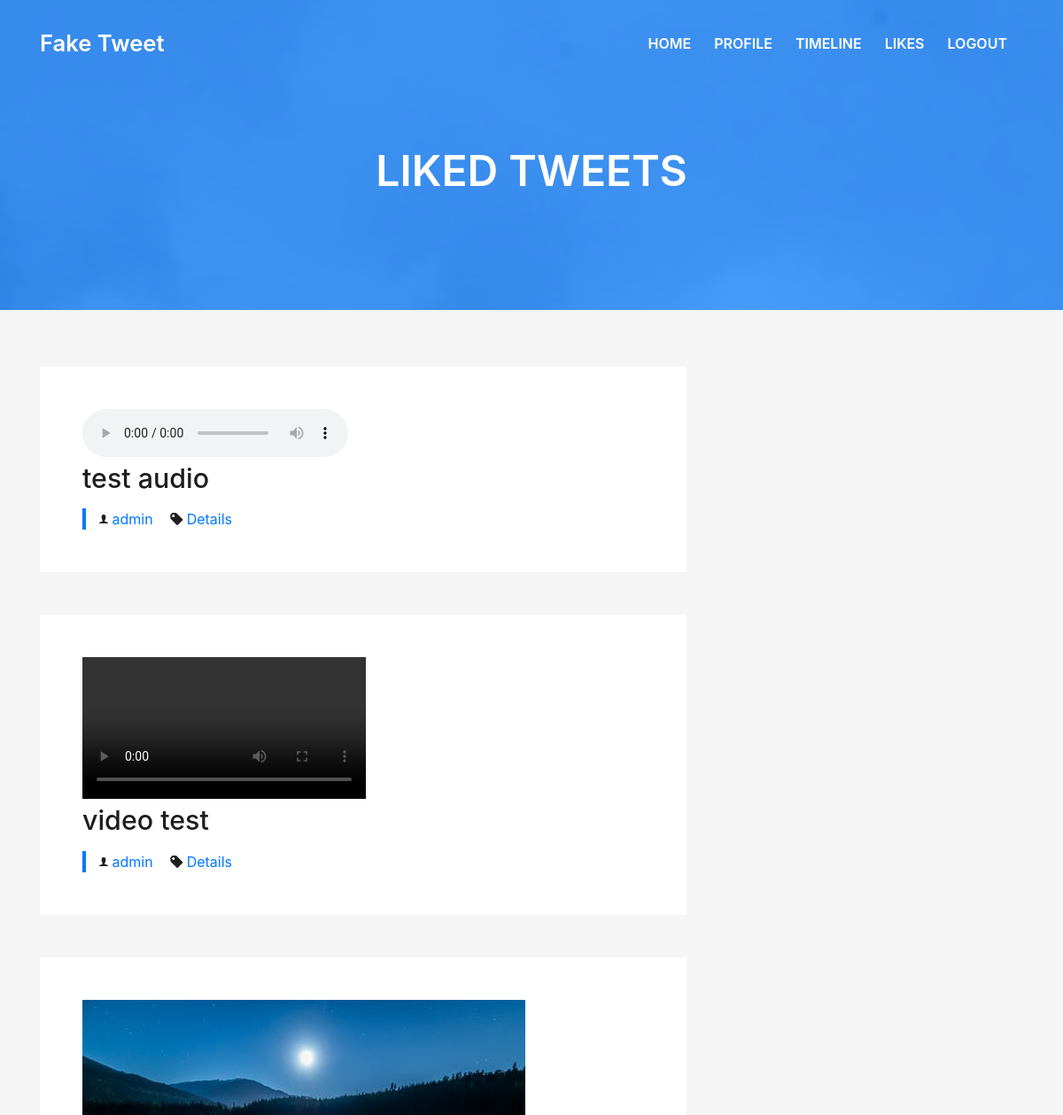
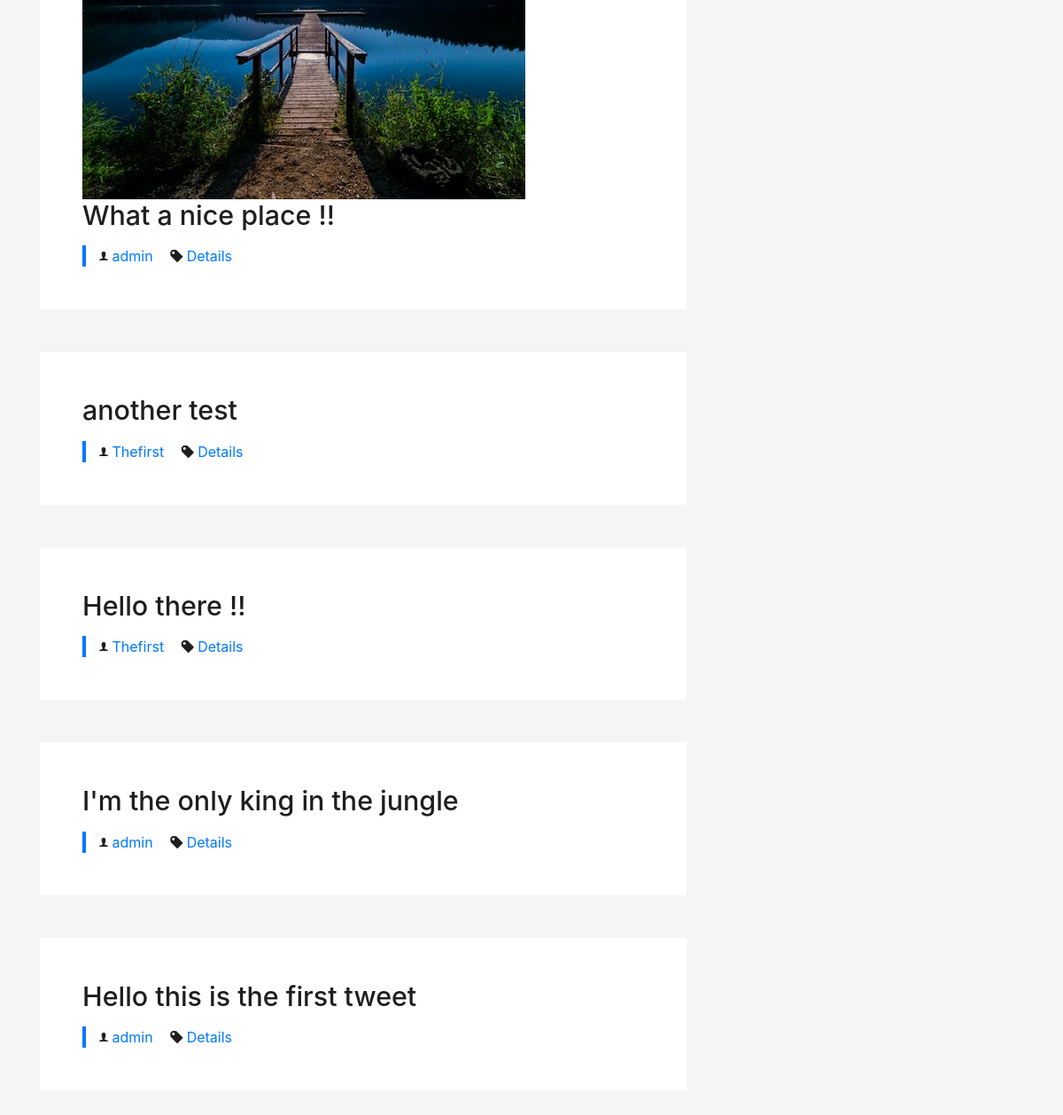
Screenshot of /liketweet/ (signed in) with the database file from the repository (2 pictures, top to bottom).
### twit/models.py (models this page shows, shortened)
class Tweet(models.Model):
    author = models.ForeignKey(User, on_delete=models.CASCADE)
    tweet = models.CharField(max_length=280)
    created = models.DateTimeField(auto_now_add=True)
    like = models.ManyToManyField(User, related_name= 'likes', blank=True)
    image = models.FileField(null=True, blank=True)

### twit/views.py (the view)
# urls.py: path('liketweet/', likepage, name = 'likepage'),
@login_required
def likepage(request):
    twet = Tweet.objects.filter(like=request.user).order_by('-created')
    context = {'tweet': twet}
    return render(request, 'likedtweet.html', context)

### twit/templates/likedtweet.html (shortened to what this page needs)
{% extends "base.html" %}
{% block pagename %}
    Liked tweets
{% endblock %}
{% block content %}
  <section class="blog-wrapper sect-pt4" id="blog">
    <div class="container">
      <div class="row">
        <div class="col-md-8">
          {% for t in tweet %}
          <div class="post-box">
            <div class="post-thumb">
              {% if t.image %}
                  {% if '.mp4' in t.image.name %}
                     <video width="320" height="240" controls class="img-fluid">
                       <source src="{{ t.image.url }}" type="video/mp4">
                      </video>
                  {% elif '.mp3' in t.image.name %}
                    <audio controls >
                      <source src="{{ t.image.url }}" type="audio/mpeg">
                    </audio>
                  {% else %}
                    <img src="{{ t.image.url }}" class="img-fluid" alt="">
                  {% endif %}
              {% endif %}
            </div>
            <div class="post-meta">
              <h1 class="article-title">{{ t.tweet }}</h1>
              <ul>
                <li>
                  <span class="ion-ios-person"></span>
                  <a>{{ t.author.username }}</a>
                </li>
                <li>
                  <span class="ion-pricetag"></span>
                  <a href="{% url 'details' id=t.id %}">Details</a>
                </li>
              </ul>
            </div>
          </div>
          {% endfor %}
          </div>
    </div>
  </section>
{% endblock %}

### twit/templates/base.html (shortened to what this page needs)
<!DOCTYPE html>
<html lang="en">
<head>
    {% load static %}
  <link rel="stylesheet" href="https://maxcdn.bootstrapcdn.com/bootstrap/4.0.0/css/bootstrap.min.css">
  <link href="{% static 'style/lib/font-awesome/css/font-awesome.min.css' %}" rel="stylesheet">
  <link href="{% static 'style/lib/ionicons/css/ionicons.min.css' %}" rel="stylesheet">
  <link href="{% static 'style/css/style.css' %}" rel="stylesheet">
</head>
<body>
  <nav class="navbar navbar-b navbar-trans navbar-expand-md fixed-top" id="mainNav">
    <div class="container">
      <a class="navbar-brand js-scroll" href="#page-top">Fake Tweet</a>
      <div class="navbar-collapse collapse justify-content-end" id="navbarDefault">
        <ul class="navbar-nav">
          <li class="nav-item">
            <a class="nav-link js-scroll" href="{% url 'home' %}">Home</a>
          </li>
          <li class="nav-item">
            <a class="nav-link js-scroll" href="{% url 'profile' %}">Profile</a>
          </li>
          <li class="nav-item">
            <a class="nav-link js-scroll" href="{% url 'timeline' %}">TimeLine</a>
          </li>
          <li class="nav-item">
            <a class="nav-link js-scroll" href="{% url 'likepage' %}">Likes</a>
          </li>
          <li class="nav-item">
            <a class="nav-link js-scroll" href="{% url 'logout' %}">Logout</a>
          </li>
        </ul>
      </div>
    </div>
  </nav>
  <div class="intro intro-single route bg-image" style="background-image: url({% static 'style/img/welcomecenterpic.jpg' %})">
    <div class="overlay-mf"></div>
    <div class="intro-content display-table">
      <div class="table-cell">
        <div class="container">
          <h2 class="intro-title mb-4">{% block pagename %}{% endblock %}</h2>
        </div>
      </div>
    </div>
  </div>
{% block content %}{% endblock content %}
</body>
</html>

### static/style/css/style.css (style rules this page uses)
body { background-color: #f5f5f5; color: #4e4e4e; }
h1, h2, h3, h4, h5, h6 { color: #1e1e1e; }
a { color: #1e1e1e; transition: all 0.5s ease-in-out; }
.bg-image { background-repeat: no-repeat; background-attachment: fixed; background-size: cover; background-position: center center; }
.overlay-mf { background-color: #0078ff; }
.overlay-mf { position: absolute; top: 0; left: 0px; padding: 0; height: 100%; width: 100%; opacity: .7; }
.display-table { width: 100%; height: 100%; display: table; }
.table-cell { display: table-cell; vertical-align: middle; }
.sect-pt4 { padding-top: 4rem; }
.ul-resect, .socials ul, .list-ico, .blog-wrapper .post-meta ul, .box-comments .list-comments, .widget-sidebar .list-sidebar, .widget-tags ul { list-style: none; padding-left: 0; margin-bottom: 0; }
.navbar-b { transition: all .5s ease-in-out; background-color: transparent; padding-top: 1.563rem; padding-bottom: 1.563rem; }
.navbar-b.navbar-trans .nav-item, .navbar-b.navbar-reduce .nav-item { position: relative; padding-right: 10px; padding-left: 0; }
.navbar-b.navbar-trans .nav-link, .navbar-b.navbar-reduce .nav-link { color: #fff; text-transform: uppercase; font-weight: 600; }
.navbar-b.navbar-trans .nav-link:before, .navbar-b.navbar-reduce .nav-link:before { content: ''; position: absolute; margin-left: 0px; width: 0%; bottom: 0; left: 0; height: 2px; transition: all 500ms ease; }
.navbar-b.navbar-trans .nav-link:before { background-color: #fff; }
.navbar-b .navbar-brand { color: #fff; font-size: 1.6rem; font-weight: 600; }
.intro { height: 100vh; position: relative; color: #fff; }
.intro .intro-content { text-align: center; position: absolute; }
.intro .intro-title { color: #fff; font-weight: 600; font-size: 3rem; }
.intro-single { height: 350px; }
.intro-single .intro-content { margin-top: 30px; }
.intro-single .intro-title { text-transform: uppercase; font-size: 3rem; }
.post-box, .form-comments, .box-comments, .widget-sidebar { padding: 2rem; background-color: #fff; margin-bottom: 3rem; }
.post-box, .form-comments, .box-comments, .widget-sidebar { padding: 3rem; }
.blog-wrapper .article-title { font-size: 1.5rem; }
.blog-wrapper .article-title { font-size: 1.9rem; }
.blog-wrapper .post-meta ul { border-left: 4px solid #0078ff; margin-top: 1rem; }
.blog-wrapper .post-meta ul li { display: inline-block; margin-left: 15px; }
.blog-wrapper .post-meta ul a { color: #0078ff; }
.blog-wrapper .post-meta ul span { color: #1e1e1e; }

### rows the page displays
Tweet: tweet "test audio", author.username "admin"
Tweet: tweet "video test", author.username "admin"
Tweet: image (picture), tweet "What a nice place !!", author.username "admin"
Tweet: tweet "another test", author.username "Thefirst"
Tweet: tweet "Hello there !!", author.username "Thefirst"
Tweet: tweet "I'm the only king in the jungle", author.username "admin"
Tweet: tweet "Hello this is the first tweet", author.username "admin"
